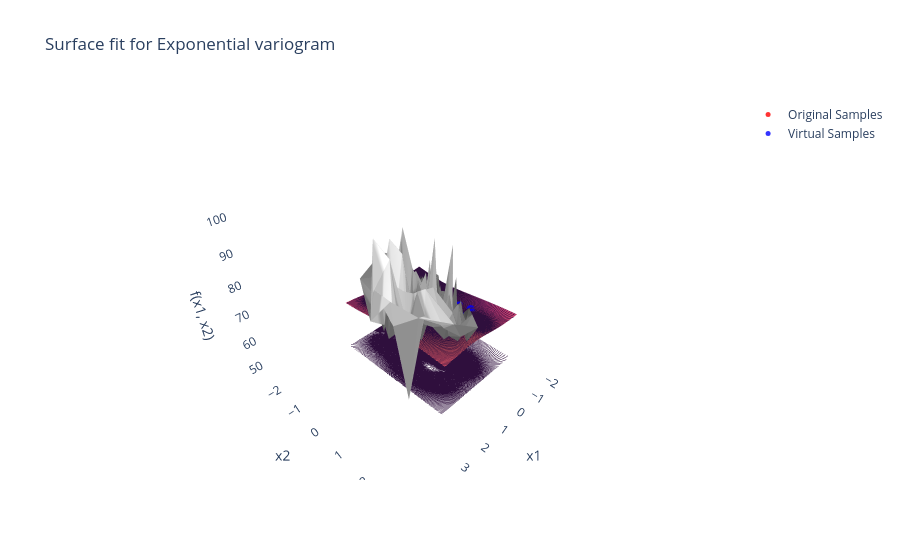

Here is the notebook cell this chart was saved with:
### Code cell
Generator = KrigingVSG(df_training[['x1', 'x2']].values, df_training['f(x1,x2)'].values)
exponential_df = Generator.ComputeY('exponential')
X, Y, Z = predictUnsampled(Generator.kriging_model)
PlotSurface(X, Y, Z, exponential_df, 'Exponential')

metrics_exp = ComputeMetrics(Generator.kriging_model, exponential_df)
exponential_metrics_df = pd.DataFrame(metrics_exp, index=[0])
